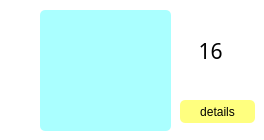
          <widget class="QFrame" name="frame_87">
           <property name="styleSheet">
            <string notr="true">background-color: rgb(255, 255, 255);
border-radius: 5px;</string>
           </property>
           <property name="frameShape">
            <enum>QFrame::StyledPanel</enum>
           </property>
           <property name="frameShadow">
            <enum>QFrame::Raised</enum>
           </property>
           <widget class="QPushButton" name="pushButton_19">
            <property name="geometry">
             <rect>
              <x>180</x>
              <y>100</y>
              <width>75</width>
              <height>23</height>
             </rect>
            </property>
            <property name="styleSheet">
             <string notr="true">background-color: rgb(255, 255, 127);</string>
            </property>
            <property name="text">
             <string>details</string>
            </property>
           </widget>
           <widget class="QLabel" name="label_19">
            <property name="geometry">
             <rect>
              <x>180</x>
              <y>30</y>
              <width>61</width>
              <height>41</height>
             </rect>
            </property>
            <property name="font">
             <font>
              <family>AcadEref</family>
              <pointsize>16</pointsize>
             </font>
            </property>
            <property name="layoutDirection">
             <enum>Qt::LeftToRight</enum>
            </property>
            <property name="text">
             <string>16</string>
            </property>
            <property name="alignment">
             <set>Qt::AlignCenter</set>
            </property>
           </widget>
           <widget class="QFrame" name="frame_19">
            <property name="geometry">
             <rect>
              <x>40</x>
              <y>10</y>
              <width>131</width>
              <height>121</height>
             </rect>
            </property>
            <property name="styleSheet">
             <string notr="true">background-color: rgb(170, 255, 255);</string>
            </property>
            <property name="frameShape">
             <enum>QFrame::StyledPanel</enum>
            </property>
            <property name="frameShadow">
             <enum>QFrame::Raised</enum>
            </property>
           </widget>
          </widget>
